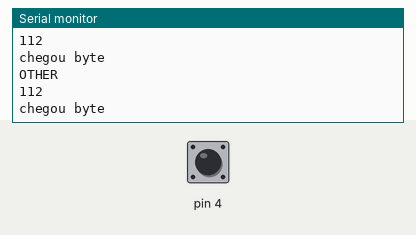
This sketch was run on a simulated Arduino Uno, built with avr-gcc and run on an emulated ATmega328P. Shown: the last lines printed to the serial monitor. Inputs (shaded band) come from the test bench; at power-on: pin 4 LOW.

Above: at 1.2 s.
1.3 s: pin 4 driven HIGH
At 2.5 s:
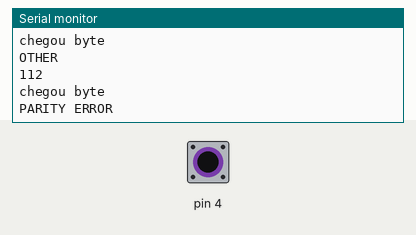
2.8 s: pin 4 driven LOW
At 3.6 s:
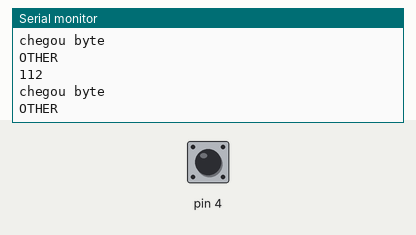

Measured:
- after the input at 1.3 s, the serial monitor: prints a new line after 0.07 s (image 1)

The sketch:

due_sw_uart_RX.ino
```cpp
#include "sw_uart.h"

due_sw_uart uart;

void setup() {
  //baudrate = 9600
  Serial.begin(9600);
  sw_uart_setup(&uart, 4, 1, 8, SW_UART_EVEN_PARITY);
}

void loop() {
 receive_byte();
 delay(5);
}


void receive_byte() {
  char data;
  int code = sw_uart_receive_byte(&uart, &data);
  if(code == SW_UART_SUCCESS) {
     Serial.print(data);
  } else if(code == SW_UART_ERROR_PARITY) {
    Serial.println("\nPARITY ERROR");
  } else {
    Serial.println("\nOTHER");
    Serial.print(code);
  }
}
```

sw_uart.cpp
```cpp
//Inclui um arquivo no codigo
#include "sw_uart.h"
#pragma GCC optimize ("-O3")

void sw_uart_setup(due_sw_uart *uart, int rx, int stopbits, int databits, int paritybit) {

	uart->pin_rx     = rx;
	uart->stopbits   = stopbits;
	uart->paritybit  = paritybit;
  uart->databits   = databits;
  pinMode(rx, INPUT);

}

//
int calc_even_parity(char data) {
  int ones = 0;

  for(int i = 0; i < 8; i++) {
    ones += (data >> i) & 0x01;
  }

  return ones % 2;
}

int sw_uart_receive_byte(due_sw_uart *uart, char* data) {
  // wait start bit
  //espera chegar o start
  while(digitalRead(uart->pin_rx) == HIGH)
  {
    //Serial.println("esperando byte");
  }

  Serial.println("\nchegou byte");
  // confirm start bit
  _sw_uart_wait_half_T(uart);
  // HIGH = invalid

  //Tem que continuar em 0
  if(digitalRead(uart->pin_rx) == HIGH) {
    return SW_UART_ERROR_FRAMING;
  }

  _sw_uart_wait_T(uart);

  // start getting data
  char aux = 0x00;
  for(int i = 0; i < uart->databits; i++) {
    aux |= digitalRead(uart->pin_rx) << i;
    _sw_uart_wait_T(uart);
  }

  // parity
  int rx_parity = 0;
  if(uart->paritybit != SW_UART_NO_PARITY) {
    rx_parity = digitalRead(uart->pin_rx);
    _sw_uart_wait_T(uart);
  }

  // get stop bit
  for(int i = 0; i < uart->stopbits; i++) {
    if(digitalRead(uart->pin_rx) == LOW) {
      return SW_UART_ERROR_FRAMING;
    }
    _sw_uart_wait_T(uart);
  }

  int parity = 0;
  if(uart->paritybit == SW_UART_EVEN_PARITY) {
     parity = calc_even_parity(aux);
  } else if(uart->paritybit == SW_UART_ODD_PARITY) {
     parity = !calc_even_parity(aux);
  }

  if(parity != rx_parity) {
    return SW_UART_ERROR_PARITY;
  }

  *data = aux;
  return SW_UART_SUCCESS;
}


// MCK 21MHz
//1093 clocks equivale ao deltaT de 1/9600 s
void _sw_uart_wait_half_T(due_sw_uart *uart) {
  for(int i = 0; i < 1093; i++)
    asm("NOP");
}

void _sw_uart_wait_T(due_sw_uart *uart) {
  _sw_uart_wait_half_T(uart);
  _sw_uart_wait_half_T(uart);
}
```

sw_uart.h
```cpp
//Confere se SW_UART_HEADER ta definido, caso não, define
#ifndef SW_UART_HEADER
#define SW_UART_HEADER

#include <Arduino.h>

//variavel com diversas outras variaveis, tipo um objeto com atributos
struct due_sw_uart {
	int pin_rx;
	int baudrate;
	int stopbits;
	int paritybit;
  	int databits;
};


typedef struct due_sw_uart due_sw_uart;
//Permite chamar o due_sw_uart direto, sem usar no caso "struct due_sw_uart nome"

//Semelhante a constante, substitui o que vem depois do define pelo sucessor
#define SW_UART_SUCCESS 		0
#define SW_UART_ERROR_FRAMING 	112
#define SW_UART_ERROR_PARITY  	2
#define SW_UART_NO_PARITY 		0
#define SW_UART_ODD_PARITY 		1
#define SW_UART_EVEN_PARITY 	2

//chama a funcao definida no cpp
void sw_uart_setup(due_sw_uart *uart, int rx,  int stopbits, int databits, int paritybit);
int  sw_uart_receive_byte(due_sw_uart *uart, char* data);

void _sw_uart_wait_half_T(due_sw_uart *uart);
void _sw_uart_wait_T(due_sw_uart *uart);

#endif


//pinMode(3,output)
//digitalWrite(3,HIGH)
//digitalWrite(3,LOW)
//espera
//digitalWrite(3,BIT MAIS A DIREITA)
//espera
//bit de paridade HIGH
//bit de stop LOW
```
